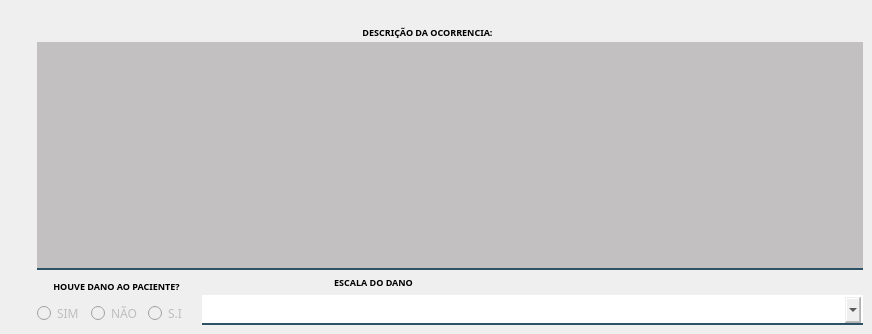
               <widget class="QWidget" name="tab_4">
                <attribute name="title">
                 <string>Descrição da Ocorrencia</string>
                </attribute>
                <widget class="QLabel" name="label_74">
                 <property name="geometry">
                  <rect>
                   <x>342</x>
                   <y>24</y>
                   <width>171</width>
                   <height>16</height>
                  </rect>
                 </property>
                 <property name="font">
                  <font>
                   <family>Reem Kufi</family>
                   <pointsize>7</pointsize>
                   <bold>true</bold>
                  </font>
                 </property>
                 <property name="styleSheet">
                  <string notr="true">color: rgb(0, 0, 0);</string>
                 </property>
                 <property name="text">
                  <string>DESCRIÇÃO DA OCORRENCIA:</string>
                 </property>
                 <property name="alignment">
                  <set>Qt::AlignCenter</set>
                 </property>
                </widget>
                <widget class="QWidget" name="layoutWidget">
                 <property name="geometry">
                  <rect>
                   <x>37</x>
                   <y>42</y>
                   <width>826</width>
                   <height>283</height>
                  </rect>
                 </property>
                 <layout class="QVBoxLayout" name="verticalLayout_17">
                  <item>
                   <widget class="QTextEdit" name="txt_ocorrencia">
                    <property name="enabled">
                     <bool>false</bool>
                    </property>
                    <property name="minimumSize">
                     <size>
                      <width>400</width>
                      <height>211</height>
                     </size>
                    </property>
                    <property name="font">
                     <font>
                      <family>Segoe UI</family>
                     </font>
                    </property>
                    <property name="styleSheet">
                     <string notr="true">background-color: rgba(10,0,0,50);
border:2px solid rgba(0,0,0,0);
border-bottom-color:rgba(46,82,101,255);
color:rgb(0,0,0);
padding-bottom:7px</string>
                    </property>
                   </widget>
                  </item>
                  <item>
                   <layout class="QHBoxLayout" name="horizontalLayout_16">
                    <item>
                     <layout class="QVBoxLayout" name="verticalLayout_16">
                      <item>
                       <widget class="QLabel" name="label_75">
                        <property name="font">
                         <font>
                          <family>Reem Kufi</family>
                          <pointsize>7</pointsize>
                          <bold>true</bold>
                         </font>
                        </property>
                        <property name="styleSheet">
                         <string notr="true">color: rgb(0, 0, 0);</string>
                        </property>
                        <property name="text">
                         <string>HOUVE DANO AO PACIENTE?</string>
                        </property>
                        <property name="alignment">
                         <set>Qt::AlignCenter</set>
                        </property>
                       </widget>
                      </item>
                      <item>
                       <layout class="QHBoxLayout" name="horizontalLayout_29">
                        <item>
                         <widget class="QRadioButton" name="rb_dano_sim">
                          <property name="enabled">
                           <bool>false</bool>
                          </property>
                          <property name="font">
                           <font>
                            <family>Reem Kufi</family>
                           </font>
                          </property>
                          <property name="text">
                           <string>SIM</string>
                          </property>
                         </widget>
                        </item>
                        <item>
                         <widget class="QRadioButton" name="rb_dano_nao">
                          <property name="enabled">
                           <bool>false</bool>
                          </property>
                          <property name="font">
                           <font>
                            <family>Reem Kufi</family>
                           </font>
                          </property>
                          <property name="text">
                           <string>NÃO</string>
                          </property>
                         </widget>
                        </item>
                        <item>
                         <widget class="QRadioButton" name="rb_dano_SI">
                          <property name="enabled">
                           <bool>false</bool>
                          </property>
                          <property name="font">
                           <font>
                            <family>Reem Kufi</family>
                           </font>
                          </property>
                          <property name="text">
                           <string>S.I</string>
                          </property>
                         </widget>
                        </item>
                       </layout>
                      </item>
                     </layout>
                    </item>
                    <item>
                     <layout class="QVBoxLayout" name="verticalLayout_5">
                      <item>
                       <widget class="QLabel" name="label_76">
                        <property name="minimumSize">
                         <size>
                          <width>343</width>
                          <height>0</height>
                         </size>
                        </property>
                        <property name="maximumSize">
                         <size>
                          <width>343</width>
                          <height>16777215</height>
                         </size>
                        </property>
                        <property name="font">
                         <font>
                          <family>Reem Kufi</family>
                          <pointsize>7</pointsize>
                          <bold>true</bold>
                         </font>
                        </property>
                        <property name="styleSheet">
                         <string notr="true">color: rgb(0, 0, 0);</string>
                        </property>
                        <property name="text">
                         <string>ESCALA DO DANO</string>
                        </property>
                        <property name="alignment">
                         <set>Qt::AlignCenter</set>
                        </property>
                       </widget>
                      </item>
                      <item>
                       <widget class="QComboBox" name="cb_dan">
                        <property name="enabled">
                         <bool>false</bool>
                        </property>
                        <property name="minimumSize">
                         <size>
                          <width>661</width>
                          <height>0</height>
                         </size>
                        </property>
                        <property name="maximumSize">
                         <size>
                          <width>661</width>
                          <height>16777215</height>
                         </size>
                        </property>
                        <property name="font">
                         <font>
                          <family>Reem Kufi</family>
                         </font>
                        </property>
                        <property name="styleSheet">
                         <string notr="true">border:2px solid rgba(0,0,0,0);
border-bottom-color:rgba(46,82,101,255);
color:rgb(0,0,0);
padding-bottom:7px</string>
                        </property>
                        <item>
                         <property name="text">
                          <string/>
                         </property>
                        </item>
                        <item>
                         <property name="text">
                          <string>NÃO REGISTRADO</string>
                         </property>
                        </item>
                        <item>
                         <property name="text">
                          <string>NENHUM</string>
                         </property>
                        </item>
                        <item>
                         <property name="text">
                          <string>LEVE -(apresentou sintomas leves, danos de curta duração, necessitou de observação mínima.)</string>
                         </property>
                        </item>
                        <item>
                         <property name="text">
                          <string>MODERADO -(apresentou sintomas, danos permanentes ou a longo prazo, necessitou de procedimento suplementar ou terapêutica adicional.)</string>
                         </property>
                        </item>
                        <item>
                         <property name="text">
                          <string>GRAVE - (necessitou de intervenção para salvar vida, intervenção médico-cirúrgica, danos permanentes ou em longo prazo..)</string>
                         </property>
                        </item>
                        <item>
                         <property name="text">
                          <string>ÓBITO -(causado pelo evento adverso.)</string>
                         </property>
                        </item>
                       </widget>
                      </item>
                     </layout>
                    </item>
                   </layout>
                  </item>
                 </layout>
                </widget>
               </widget>
